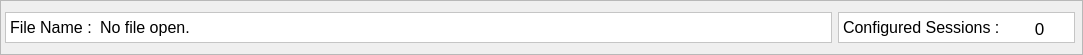
   <widget class="QFrame" name="filenameFrame">
    <property name="enabled">
     <bool>true</bool>
    </property>
    <property name="geometry">
     <rect>
      <x>2</x>
      <y>684</y>
      <width>1083</width>
      <height>55</height>
     </rect>
    </property>
    <property name="autoFillBackground">
     <bool>true</bool>
    </property>
    <property name="frameShape">
     <enum>QFrame::StyledPanel</enum>
    </property>
    <property name="frameShadow">
     <enum>QFrame::Raised</enum>
    </property>
    <property name="lineWidth">
     <number>6</number>
    </property>
    <property name="midLineWidth">
     <number>6</number>
    </property>
    <widget class="QLabel" name="fileopenlabel">
     <property name="geometry">
      <rect>
       <x>5</x>
       <y>12</y>
       <width>827</width>
       <height>31</height>
      </rect>
     </property>
     <property name="font">
      <font>
       <pointsize>12</pointsize>
      </font>
     </property>
     <property name="autoFillBackground">
      <bool>false</bool>
     </property>
     <property name="styleSheet">
      <string notr="true">background-color: rgb(255, 255, 255);</string>
     </property>
     <property name="frameShape">
      <enum>QFrame::StyledPanel</enum>
     </property>
     <property name="frameShadow">
      <enum>QFrame::Raised</enum>
     </property>
     <property name="lineWidth">
      <number>1</number>
     </property>
     <property name="text">
      <string>&lt;html&gt;&lt;head/&gt;&lt;body&gt;&lt;p&gt;File Name :&lt;/p&gt;&lt;/body&gt;&lt;/html&gt;</string>
     </property>
    </widget>
    <widget class="QLabel" name="nameOfOpenFile">
     <property name="geometry">
      <rect>
       <x>100</x>
       <y>14</y>
       <width>727</width>
       <height>26</height>
      </rect>
     </property>
     <property name="font">
      <font>
       <pointsize>12</pointsize>
       <weight>50</weight>
       <bold>false</bold>
      </font>
     </property>
     <property name="styleSheet">
      <string notr="true">background-color: rgb(255, 255, 255);</string>
     </property>
     <property name="frameShape">
      <enum>QFrame::NoFrame</enum>
     </property>
     <property name="frameShadow">
      <enum>QFrame::Plain</enum>
     </property>
     <property name="lineWidth">
      <number>2</number>
     </property>
     <property name="text">
      <string>No file open.</string>
     </property>
     <property name="scaledContents">
      <bool>false</bool>
     </property>
    </widget>
    <widget class="QLabel" name="label_4">
     <property name="geometry">
      <rect>
       <x>838</x>
       <y>12</y>
       <width>237</width>
       <height>31</height>
      </rect>
     </property>
     <property name="font">
      <font>
       <pointsize>12</pointsize>
       <weight>50</weight>
       <bold>false</bold>
      </font>
     </property>
     <property name="autoFillBackground">
      <bool>false</bool>
     </property>
     <property name="styleSheet">
      <string notr="true">background-color: rgb(255, 255, 255);</string>
     </property>
     <property name="frameShape">
      <enum>QFrame::StyledPanel</enum>
     </property>
     <property name="frameShadow">
      <enum>QFrame::Raised</enum>
     </property>
     <property name="lineWidth">
      <number>2</number>
     </property>
     <property name="text">
      <string>Configured Sessions :</string>
     </property>
     <property name="alignment">
      <set>Qt::AlignLeading|Qt::AlignLeft|Qt::AlignVCenter</set>
     </property>
    </widget>
    <widget class="QLabel" name="configuredSessionsLabel">
     <property name="geometry">
      <rect>
       <x>1014</x>
       <y>19</y>
       <width>51</width>
       <height>19</height>
      </rect>
     </property>
     <property name="font">
      <font>
       <pointsize>13</pointsize>
       <weight>50</weight>
       <bold>false</bold>
      </font>
     </property>
     <property name="autoFillBackground">
      <bool>false</bool>
     </property>
     <property name="styleSheet">
      <string notr="true">background-color: rgb(255, 255, 255);</string>
     </property>
     <property name="text">
      <string>0</string>
     </property>
     <property name="alignment">
      <set>Qt::AlignCenter</set>
     </property>
    </widget>
   </widget>
